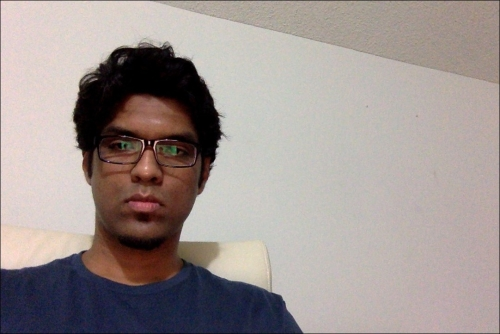
#> input picture epipolar/face_left.jpg, 500 x 334 px
$ python epipolar_geometry.py
#> lines starting #> are read from the running program, lines starting #| are printed output that depends on the picture
import argparse
import cv2
import numpy as np

image_left_name = "face_left.jpg"
image_right_name = "face_right.jpg"
feature_type_name = "sift"


def build_arg_parser():
	parser = argparse.ArgumentParser(description='Find fundamental matrix using the two input stereo images and draw epipolar lines')
	parser.add_argument("--img-left", dest="img_left", required=True, help="Image captured from the left view")
	parser.add_argument("--img-right", dest="img_right", required=True, help="Image captured from the right view")
	parser.add_argument("--feature-type", dest="feature_type", required=True, help="Feature extractor that will be used; can be either 'sift' or 'surf'")

def draw_lines(img_left, img_right, lines, pts_left, pts_right):
	h,w = img_left.shape
	img_left = cv2.cvtColor(img_left, cv2.COLOR_GRAY2BGR)
	img_right = cv2.cvtColor(img_right, cv2.COLOR_GRAY2BGR)

	for line, pt_left, pt_right in zip(lines, pts_left, pts_right):
		x_start,y_start = map(int, [0, -line[2]/line[1]])
		x_end,y_end = map(int, [w, -(line[2]+line[0]*w)/line[1]])
		color = tuple(np.random.randint(0,255,2).tolist())
		cv2.line(img_left, (x_start,y_start), (x_end,y_end), color, 1)
		cv2.circle(img_left, tuple(pt_left), 5, color, -1)
		cv2.circle(img_right, tuple(pt_right), 5, color, -1)

	return img_left, img_right

def get_descriptors(gray_image, feature_type):
	if feature_type == 'surf':
		feature_extractor = cv2.xfeatures2d.SURF_create()

	elif feature_type == 'sift':
		feature_extractor = cv2.xfeatures2d.SIFT_create()

	else:
		raise TypeError("Invalid feature type; should be either 'surf' or 'sift'")

	keypoints, descriptors = feature_extractor.detectAndCompute(gray_image, None)
	return keypoints, descriptors

if __name__=='__main__':
	#args = build_arg_parser().parse_args()
	img_left = cv2.imread(image_left_name, 0) # Left image
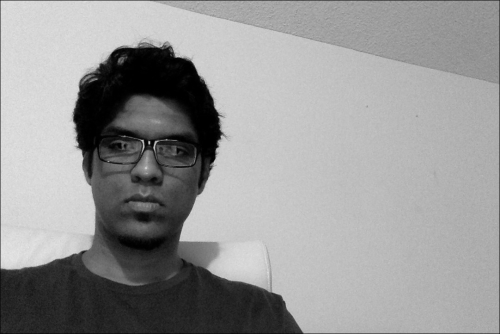
#> img_left: shape (334, 500); min 0, max 230, mean 151.2
	img_right = cv2.imread(image_right_name,0) # Right image
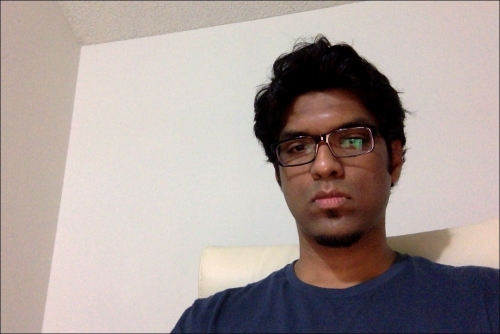
#> input picture epipolar/face_right.jpg, 500 x 334 px
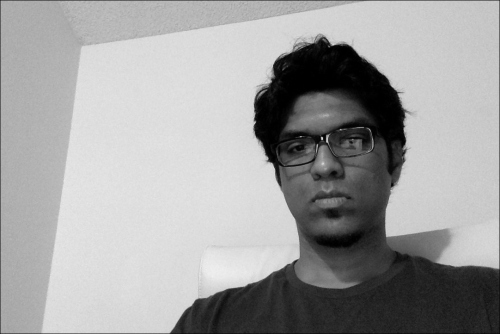
#> img_right: shape (334, 500); min 0, max 239, mean 160.5
	feature_type = feature_type_name

	if feature_type not in ['sift', 'surf']:
		raise TypeError("Invalid feature type; has to be either 'sift' or 'surf'")

	scaling_factor = 1.0
	img_left = cv2.resize(img_left, None, fx=scaling_factor, fy=scaling_factor, interpolation=cv2.INTER_AREA)
	img_right = cv2.resize(img_right, None, fx=scaling_factor, fy=scaling_factor, interpolation=cv2.INTER_AREA)

	kps_left, des_left = get_descriptors(img_left, feature_type)
#> in get_descriptors, `keypoints, descriptors = feature_extractor.detectAndCompute(gray_image..`: keypoints = 169 keypoints; strongest (x, y, size): (144, 108, 92.4), (98, 111, 42.3), (187, 66, 10.8), (231, 227, 61.5)
#> kps_left has the same summary as keypoints in get_descriptors
	kps_right, des_right = get_descriptors(img_right, feature_type)
#> in get_descriptors (call 2), `keypoints, descriptors = feature_extractor.detectAndCompute(gray_image..`: keypoints = 164 keypoints; strongest (x, y, size): (329, 107, 95.6), (319, 67, 43.7), (272, 120, 33.2), (380, 112, 40.6)
#> kps_right has the same summary as keypoints in get_descriptors

	# FLANN parameters
	FLANN_INDEX_KDTREE = 0
	index_params = dict(algorithm = FLANN_INDEX_KDTREE, trees = 5)
	search_params = dict(checks=50)

	# Get the matches based on the descriptors
	flann = cv2.FlannBasedMatcher(index_params, search_params)
	matches = flann.knnMatch(des_left, des_right, k=2)
#> matches = 169 matches
	pts_left_image = []
	pts_right_image = []

	# ratio test to retain only the good matches
	for i,(m,n) in enumerate(matches):
		if m.distance < 0.7*n.distance:
			pts_left_image.append(kps_left[m.queryIdx].pt)
			pts_right_image.append(kps_right[m.trainIdx].pt)
#> after the loop, pts_left_image = 35 pairs, first value 67.67 to 290.3, second value 52 to 307.2; pts_right_image = 35 pairs, first value 198.1 to 393.1, second value 39.86 to 302.9

	pts_left_image = np.float32(pts_left_image)
	pts_right_image = np.float32(pts_right_image)
	F, mask = cv2.findFundamentalMat(pts_left_image, pts_right_image, cv2.FM_LMEDS)
#> F = [[-2.18e-05, 7.61e-05, -0.00254], [-5.4e-05, -1.71e-05, -0.0137], [0.00401, 0.000813, 1]]; mask = 35 values, max 1 at index 0, min 0 at index 2, mean 0.714

	# Selecting only the inliers
	pts_left_image = pts_left_image[mask.ravel()==1]
#> pts_left_image = 25 pairs, first value 67.67 to 217.4, second value 66.46 to 269.3
	pts_right_image = pts_right_image[mask.ravel()==1]
#> pts_right_image = 25 pairs, first value 282.9 to 393.1, second value 50.83 to 280.2

	# Drawing the lines on left image and the corresponding feature points on the right image
	lines1 = cv2.computeCorrespondEpilines(pts_right_image.reshape(-1,1,2), 2, F)
#> lines1 = 25 rows, first 8: [-0.702, 0.712, -144.4], [-0.65, 0.76, -130.3], [-0.654, 0.756, -131.4], [-0.491, 0.871, -87.59], [-0.503, 0.864, -90.89], [-0.463, 0.886, -80.39], [-0.5, 0.866, -90.09], [-0.5, 0.866, -90.09]
	lines1 = lines1.reshape(-1,3)
	img_left_lines, img_right_pts = draw_lines(img_left, img_right, lines1, pts_left_image, pts_right_image)
#> the loop in draw_lines, `for line, pt_left, pt_right in zip(lines, pts_left, pts_right):` made 25 passes
#> (line, pt_left, pt_right, y_start, y_end, color) on passes 1 to 8: ([-0.702, 0.712, -144.4], [67.67, 269.3], [282.9, 280.2], 202, 695, (172, 47)), ([-0.65, 0.76, -130.3], [86.93, 245.7], [295.9, 255.5], 171, 599, (117, 192)), ([-0.654, 0.756, -131.4], [110, 269], [324.5, 276.4], 173, 606, (67, 251)), ([-0.491, 0.871, -87.59], [118.7, 167.4], [298.5, 169], 100, 382, (195, 103)), ([-0.503, 0.864, -90.89], [125.8, 179.5], [308, 178.6], 105, 396, (9, 211)), ([-0.463, 0.886, -80.39], [130.8, 159.1], [308.8, 158.7], 90, 351, (21, 242)), ([-0.5, 0.866, -90.09], [132.9, 180.9], [315.1, 179.5], 104, 392, (36, 87)), ([-0.5, 0.866, -90.09], [132.9, 180.9], [315.1, 179.5], 104, 392, (70, 216))
#> after the loop in draw_lines, `for line, pt_left, pt_right in zip(lines, pts_left, pts_right):`:
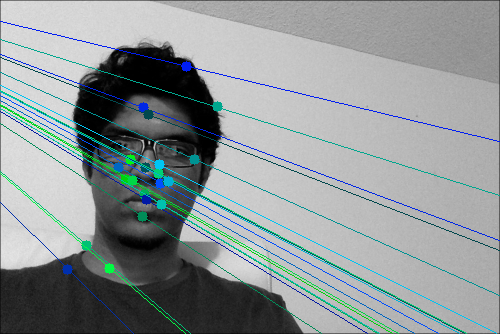
#> img_left: shape (334, 500, 3); mean B, G, R 151.5, 150.5, 143.2
#> after the loop in draw_lines, `for line, pt_left, pt_right in zip(lines, pts_left, pts_right):`:
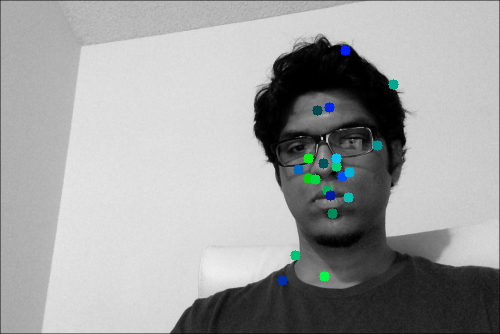
#> img_right: shape (334, 500, 3); mean B, G, R 161, 161, 159.6

	# Drawing the lines on right image and the corresponding feature points on the left image
	lines2 = cv2.computeCorrespondEpilines(pts_left_image.reshape(-1,1,2), 1, F)
#> lines2 = 25 rows, first 8: [0.6, -0.8, 54.29], [0.534, -0.846, 57.95], [0.539, -0.842, 57.66], [0.314, -0.949, 66.63], [0.335, -0.942, 66.01], [0.275, -0.961, 67.73], [0.328, -0.945, 66.22], [0.328, -0.945, 66.22]
	lines2 = lines2.reshape(-1,3)
	img_right_lines, img_left_pts = draw_lines(img_right, img_left, lines2, pts_right_image, pts_left_image)
#> the loop in draw_lines (call 2), `for line, pt_left, pt_right in zip(lines, pts_left, pts_right):` made 25 passes
#> (line, pt_left, pt_right, y_start, y_end, color) on passes 1 to 9: ([0.6, -0.8, 54.29], [282.9, 280.2], [67.67, 269.3], 67, 443, (32, 193)), ([0.534, -0.846, 57.95], [295.9, 255.5], [86.93, 245.7], 68, 384, (9, 185)), ([0.539, -0.842, 57.66], [324.5, 276.4], [110, 269], 68, 388, (127, 32)), ([0.314, -0.949, 66.63], [298.5, 169], [118.7, 167.4], 70, 235, (31, 202)), ([0.335, -0.942, 66.01], [308, 178.6], [125.8, 179.5], 70, 247, (244, 151)), ([0.275, -0.961, 67.73], [308.8, 158.7], [130.8, 159.1], 70, 213, (163, 254)), ([0.328, -0.945, 66.22], [315.1, 179.5], [132.9, 180.9], 70, 243, (203, 114)), ([0.328, -0.945, 66.22], [315.1, 179.5], [132.9, 180.9], 70, 243, (183, 28)), ([0.396, -0.918, 63.93], [332.1, 213.3], [143, 216.9], 69, 285, (34, 128))
#> after the loop in draw_lines (call 2), `for line, pt_left, pt_right in zip(lines, pts_left, pts_right):`:
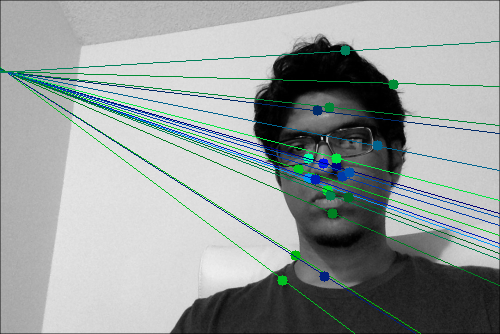
#> img_left: shape (334, 500, 3); mean B, G, R 157.2, 158.2, 151.7
#> after the loop in draw_lines (call 2), `for line, pt_left, pt_right in zip(lines, pts_left, pts_right):`:
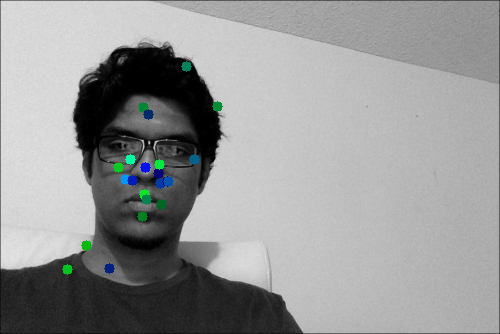
#> img_right: shape (334, 500, 3); mean B, G, R 151.3, 151.5, 150.3

	cv2.imshow('Epi lines on left image', img_left_lines)
	cv2.imshow('Feature points on right image', img_right_pts)
	cv2.imshow('Epi lines on right image', img_right_lines)
	cv2.imshow('Feature points on left image', img_left_pts)
	cv2.waitKey()
	cv2.destroyAllWindows()
